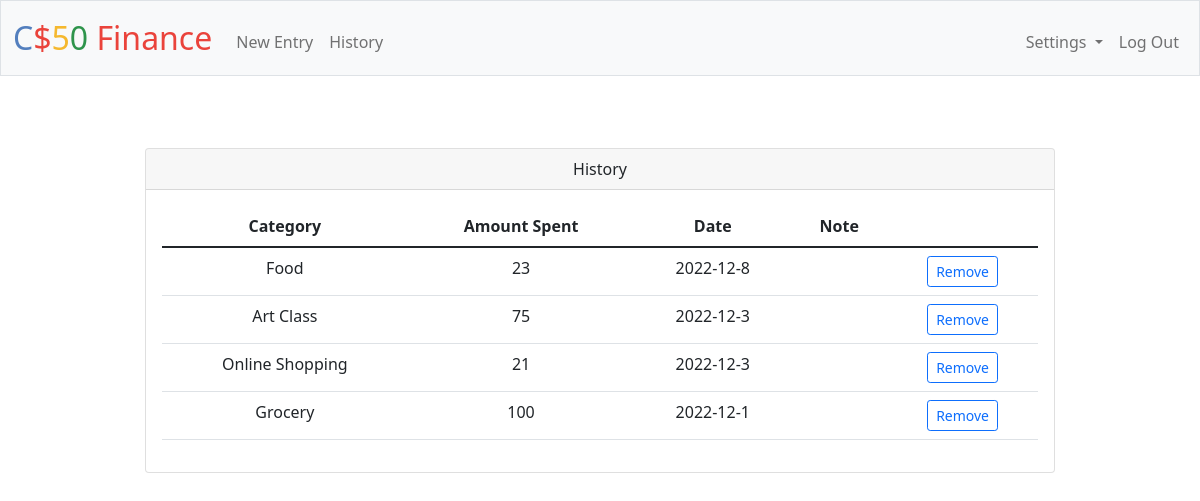
Screenshot of /history (signed in) with the database file from the repository.
### tables this page shows
CREATE TABLE entries (
    id INTEGER PRIMARY KEY AUTOINCREMENT NOT NULL,
    amount NUMERIC NOT NULL,
    description TEXT,
    year NUMRIC NOT NULL,
    month NUMRIC NOT NULL,
    day NUMRIC NOT NULL,
    user_id INTEGER NOT NULL,
    category_id INTEGER NOT NULL,
    FOREIGN KEY (user_id) REFERENCES users (id)
);

CREATE TABLE categories (
    id INTEGER PRIMARY KEY AUTOINCREMENT NOT NULL,
    category TEXT NOT NULL,
    user_id INTEGER NOT NULL,
    FOREIGN KEY (user_id) REFERENCES users (id)
);

### app.py (the view)
@app.route("/history", methods=["GET", "POST"])
@login_required
def history():
    if request.method == "POST":
        if 'remove_button' in request.form:
            id = request.form['remove_button']
            db.execute("DELETE FROM entries WHERE user_id=? AND id=?", session["user_id"], id)
            return redirect("/history")
        return apology("entry doesn't exist", 400)
    else:
        history = db.execute(""" SELECT amount, description, year, month, day, entries.id, categories.category
                    FROM entries LEFT JOIN categories ON category_id = categories.id
                    WHERE entries.user_id=?""", session["user_id"])
        try:
            history = pd.DataFrame.from_dict(history).sort_values(['day', 'month', 'year', 'amount'], ascending=False)
        except:
            history = pd.DataFrame.from_dict(history)
            history['category'] = None
        history.category.fillna(value=place_holder, inplace=True)
        history = history.to_dict('records')
        return render_template("history.html", history=history)

### app.py (called while the page is built)
@app.after_request
def after_request(response):
    response.headers["Cache-Control"] = "no-cache, no-store, must-revalidate"
    response.headers["Expires"] = 0
    response.headers["Pragma"] = "no-cache"
    return response

### helpers.py (called while the page is built)
def login_required(f):
    @wraps(f)
    def decorated_function(*args, **kwargs):
        if session.get("user_id") is None:
            return redirect("/login")
        return f(*args, **kwargs)
    return decorated_function

### templates/history.html (shortened to what this page needs)
{% extends "layout.html" %}
{% block main %}
  <div class="container-sm px-4 mt-4">
    <div class="col-xl-10 offset-lg-1">
      <div class="card mb-3">
        <div class="card-header">History</div>
        <div class="card-body">
          <table class="table">
            <thead>
              <tr>
                <th scope="col">Category</th>
                <th scope="col">Amount Spent</th>
                <th scope="col">Date</th>
                <th scope="col">Note</th>
              </tr>
            </thead>
            <tbody>
              <form action="/history" method="POST">
              {% for item in history %}
                  <tr>
                    <td>{{item.category|e}}</td>
                    <td>{{item.amount|e}}</td>
                    <td>{{item.year|e}}-{{item.month|e}}-{{item.day|e}}</td>
                    <td>{{item.description|e}}</td>
                    <td><button class="btn btn-outline-primary btn-sm" type="submit" name="remove_button" value="{{item.id|e}}">Remove</button></td>
                  </tr>
                {% endfor %}
              </form>
            </tbody>
          </table>
        </div>
      </div>
    </div>
  </div>
{% endblock %}

### rows the page displays
entries: category "Food", amount "23", year "2022", month "12", day "8", {{ item.id|e }} 7 (drawn)
entries: category "Art Class", amount "75", year "2022", month "12", day "3", {{ item.id|e }} 6 (drawn)
entries: category "Online Shopping", amount "21", year "2022", month "12", day "3", {{ item.id|e }} 8 (drawn)
entries: category "Grocery", amount "100", year "2022", month "12", day "1", {{ item.id|e }} 5 (drawn)
